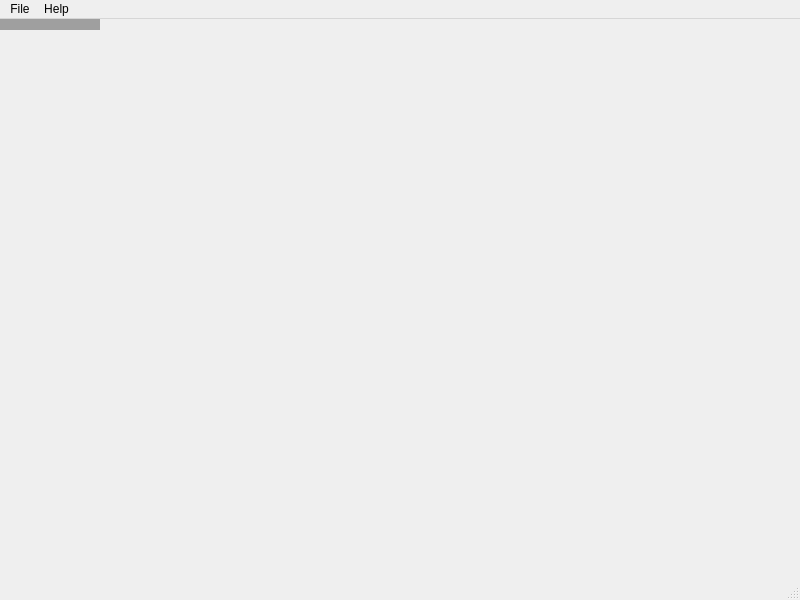
<?xml version="1.0" encoding="UTF-8"?>
<ui version="4.0">
 <class>MainWindow</class>
 <widget class="QMainWindow" name="MainWindow">
  <property name="geometry">
   <rect>
    <x>0</x>
    <y>0</y>
    <width>800</width>
    <height>600</height>
   </rect>
  </property>
  <property name="windowTitle">
   <string>editwl-bin</string>
  </property>
  <widget class="QMdiArea" name="mdiArea"/>
  <widget class="QMenuBar" name="menuBar">
   <property name="geometry">
    <rect>
     <x>0</x>
     <y>0</y>
     <width>800</width>
     <height>30</height>
    </rect>
   </property>
   <widget class="QMenu" name="menuFile">
    <property name="title">
     <string>File</string>
    </property>
    <addaction name="actionOpen"/>
    <addaction name="actionSave"/>
    <addaction name="actionImport"/>
    <addaction name="actionExport"/>
   </widget>
   <widget class="QMenu" name="menuHelp">
    <property name="title">
     <string>Help</string>
    </property>
    <addaction name="actionAbout"/>
   </widget>
   <addaction name="menuFile"/>
   <addaction name="menuHelp"/>
  </widget>
  <widget class="QStatusBar" name="statusBar"/>
  <action name="actionOpen">
   <property name="text">
    <string>Open</string>
   </property>
  </action>
  <action name="actionSave">
   <property name="text">
    <string>Save</string>
   </property>
  </action>
  <action name="actionAbout">
   <property name="text">
    <string>About</string>
   </property>
  </action>
  <action name="actionImport">
   <property name="text">
    <string>Import</string>
   </property>
  </action>
  <action name="actionExport">
   <property name="text">
    <string>Export</string>
   </property>
  </action>
 </widget>
 <resources/>
 <connections/>
</ui>
